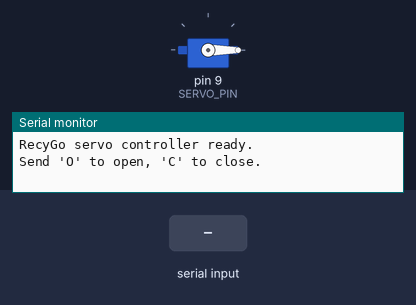
The sketch below on a simulated Arduino Uno, built with avr-gcc and run on an emulated ATmega328P. Parts: servo, the last lines printed to the serial monitor. Inputs (shaded band) come from the test bench.

Above: at 1.7 s.
1.8 s: "O" received over Serial
At 3.0 s:
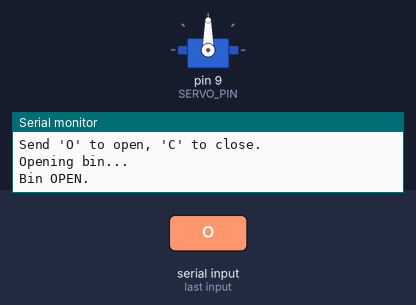
3.3 s: "C" received over Serial
At 4.4 s:
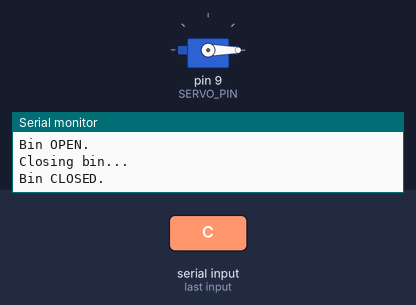
Timing chart, 0 to 6.3 s (numbered marks = the images above; inputs shaded):
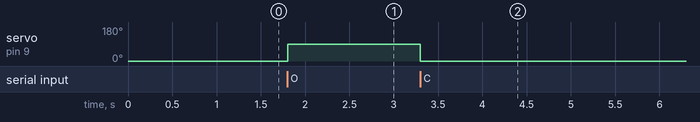

The sketch:

Recygo.ino
```cpp
/*
 * RecyGo - Arduino Servo Controller
 * -----------------------------------
 * Controls a servo motor that acts as the bin lid mechanism.
 *
 * Commands received over Serial (9600 baud):
 *   'O'  →  Open the bin lid  (servo rotates to OPEN_ANGLE)
 *   'C'  →  Close the bin lid (servo rotates to CLOSE_ANGLE)
 *
 * Wiring:
 *   Servo signal wire  → Pin 9
 *   Servo power (red)  → 5V (or external 5V supply for high-torque servos)
 *   Servo ground       → GND
 */

#include <Servo.h>

// ── Configuration ──────────────────────────────────────────────────────────
const int SERVO_PIN   = 9;    // PWM pin connected to servo signal wire
const int OPEN_ANGLE  = 90;   // Degrees for "open" position  (adjust as needed)
const int CLOSE_ANGLE = 0;    // Degrees for "closed" position (adjust as needed)
const int MOVE_DELAY  = 500;  // ms to wait after commanding servo (let it reach position)
// ───────────────────────────────────────────────────────────────────────────

Servo binServo;
bool isOpen = false;

void setup() {
  Serial.begin(9600);
  binServo.attach(SERVO_PIN);

  // Start in closed position
  binServo.write(CLOSE_ANGLE);
  delay(MOVE_DELAY);

  Serial.println("RecyGo servo controller ready.");
  Serial.println("Send 'O' to open, 'C' to close.");
}

void loop() {
  if (Serial.available() > 0) {
    char cmd = Serial.read();

    if (cmd == 'O') {
      openBin();
    } else if (cmd == 'C') {
      closeBin();
    } else {
      // Ignore unknown commands (whitespace, newlines, etc.)
    }
  }
}

// ── Actions ────────────────────────────────────────────────────────────────

void openBin() {
  if (isOpen) {
    Serial.println("Bin already open.");
    return;
  }
  Serial.println("Opening bin...");
  binServo.write(OPEN_ANGLE);
  delay(MOVE_DELAY);
  isOpen = true;
  Serial.println("Bin OPEN.");
}

void closeBin() {
  if (!isOpen) {
    Serial.println("Bin already closed.");
    return;
  }
  Serial.println("Closing bin...");
  binServo.write(CLOSE_ANGLE);
  delay(MOVE_DELAY);
  isOpen = false;
  Serial.println("Bin CLOSED.");
}
```

Measured:
- after the input at 1.8 s, servo on pin 9 (SERVO_PIN): 0° → 90° at once
- after the input at 3.3 s, servo on pin 9 (SERVO_PIN): 90° → 0° at once
